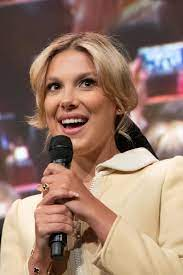
#> input picture millie bobby brown.jpg, 183 x 275 px
$ python test.py
#> lines starting #> are read from the running program, lines starting #| are printed output that depends on the picture; after the words box and inside, x2 and y2 are one past the last pixel; in counts of white or black regions, pixels touching at a corner belong together
import cv2
import numpy as np

img=cv2.imread('millie bobby brown.jpg')
#> img is the input picture: shape (275, 183, 3); mean B, G, R 107.9, 122.6, 152.2

gray=cv2.cvtColor(img,cv2.COLOR_BGR2GRAY)
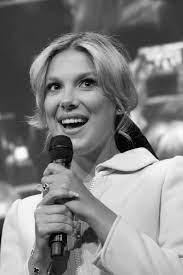
#> gray: shape (275, 183); min 0, max 254, mean 129.8
gray=cv2.medianBlur(gray,5)
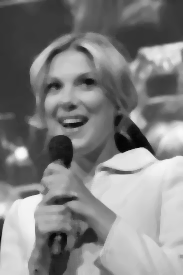
#> gray: shape (275, 183); min 5, max 251, mean 130
edges=cv2.adaptiveThreshold(gray,455,cv2.ADAPTIVE_THRESH_MEAN_C,cv2.THRESH_BINARY,9,9)
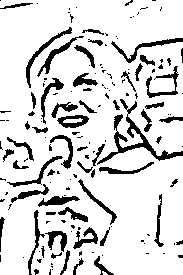
#> edges: shape (275, 183); 84.8% white; 154 black regions (96 under 20 px), largest, box (x1, y1, x2, y2) and area: (97, 99, 183, 165) 861, (111, 38, 183, 63) 327, (26, 27, 72, 88) 302

color=cv2.bilateralFilter(img,9,450,450)
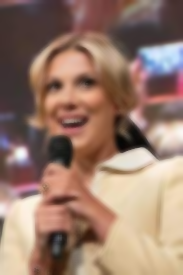
#> color: shape (275, 183, 3); mean B, G, R 107.9, 122.7, 152.3

cartoon=cv2.bitwise_and(color,color,mask=edges)
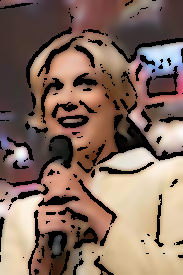
#> cartoon: shape (275, 183, 3); mean B, G, R 96.3, 109.2, 134


# cv2.imshow('Image',img)
# cv2.imshow('edges',edges)
cv2.imshow('Cartoon',cartoon)

cv2.imwrite('cartoon.jpg',cartoon)
cv2.waitKey(0)
cv2.destroyAllWindows()
